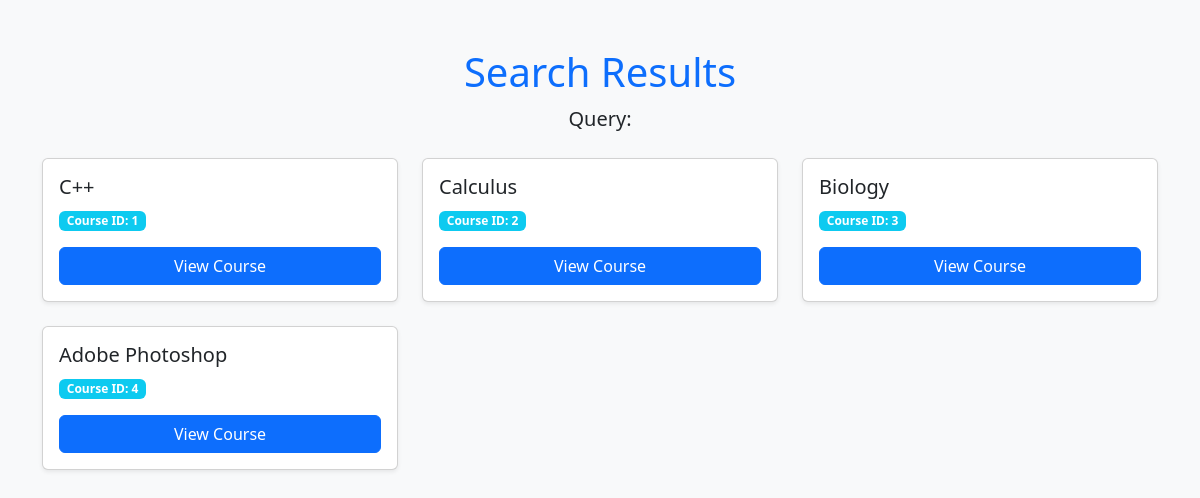
The app's page /search, older data.
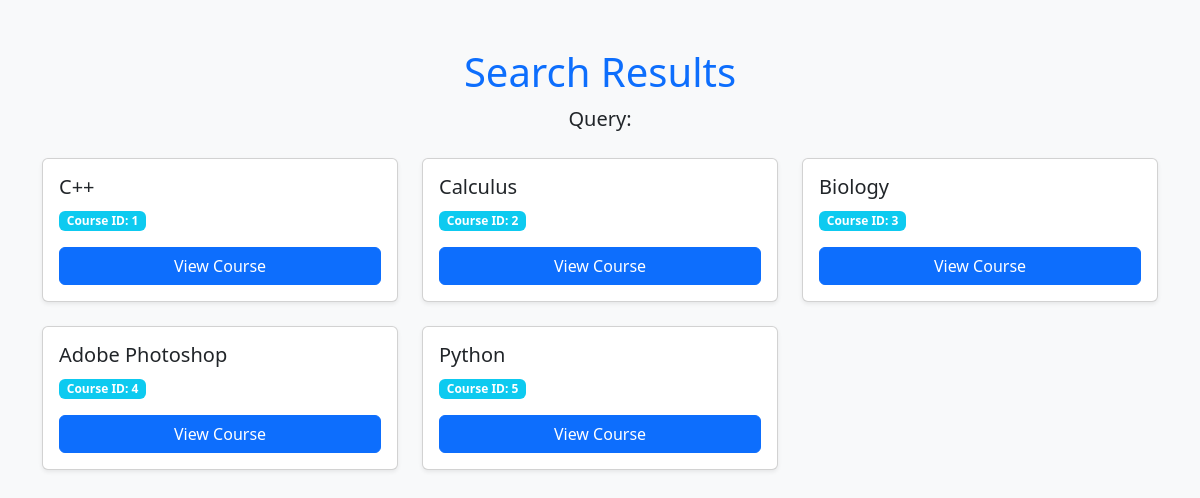
The same page, newer data.
### main/models.py (models this page shows)
class Course(models.Model):
    category = models.CharField(max_length=50)
    teacher = models.CharField(max_length=50)
    title = models.CharField(max_length=150)
    description = models.TextField()

### main/views.py (the view)
# urls.py: path('search', cv.search, name='courses_search'),
    def search(self, request):
        query = request.GET.get('q', None)  # Get the search query from the request
        if query:
            courses = Course.objects.filter(
                models.Q(name__icontains=query) | models.Q(description__icontains=query)
            )
        else:
            courses = Course.objects.all()
            print(courses)
        return render(request, 'main/search.html', {'courses': courses, 'query': query})

### main/templates/main/search.html (shortened to what this page needs)
<!DOCTYPE html>
<html lang="en">
<head>
    <link href="https://cdn.jsdelivr.net/npm/bootstrap@5.3.0-alpha3/dist/css/bootstrap.min.css" rel="stylesheet">
</head>
<body class="bg-light">
<div class="container py-5">
    <div class="mb-4 text-center">
        <h1 class="text-primary">Search Results</h1>
        <p class="lead">Query: </p>
    </div>
    {% if courses %}
    <div class="row g-4">
        {% for course in courses %}
        <div class="col-md-6 col-lg-4">
            <div class="card shadow-sm h-100">
                <div class="card-body">
                    <h5 class="card-title text-dark">{{ course.title }}</h5>
                    <p class="card-text">
                        <span class="badge bg-info">Course ID: {{ course.id }}</span>
                    </p>
                    <a href="/view/{{ course.id }}" class="btn btn-primary w-100">View Course</a>
                </div>
            </div>
        </div>
        {% endfor %}
    </div>
    {% else %}
    <div class="alert alert-warning text-center mt-4" role="alert">
        No courses found.
    </div>
    {% endif %}
</div>
</body>
</html>

Row changes from the older to the newer data that the page shows:
added Course: title "Python", id "5"
